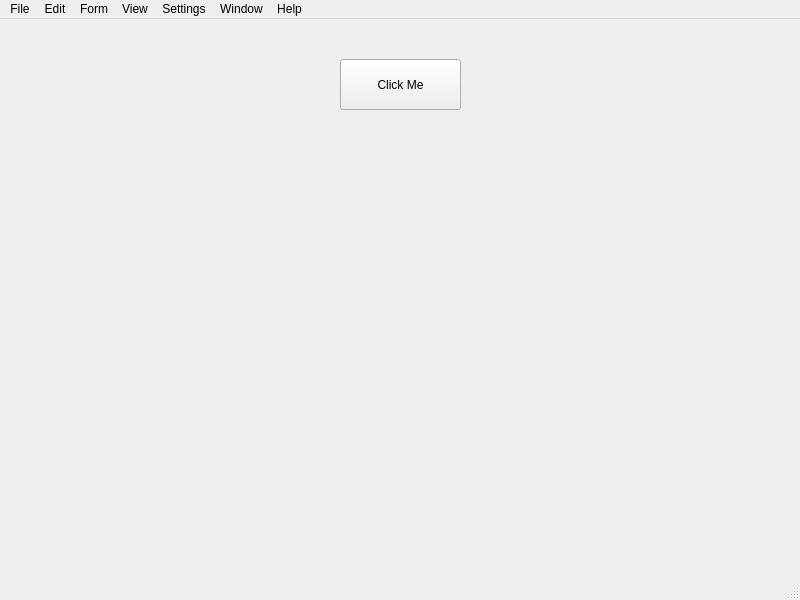
<?xml version="1.0" encoding="UTF-8"?>
<ui version="4.0">
 <class>MainWindow</class>
 <widget class="QMainWindow" name="MainWindow">
  <property name="geometry">
   <rect>
    <x>0</x>
    <y>0</y>
    <width>800</width>
    <height>600</height>
   </rect>
  </property>
  <property name="windowTitle">
   <string>MainWindow</string>
  </property>
  <widget class="QWidget" name="centralwidget">
   <widget class="QPushButton" name="pushButton">
    <property name="geometry">
     <rect>
      <x>340</x>
      <y>40</y>
      <width>121</width>
      <height>51</height>
     </rect>
    </property>
    <property name="text">
     <string>Click Me</string>
    </property>
   </widget>
  </widget>
  <widget class="QMenuBar" name="menubar">
   <property name="geometry">
    <rect>
     <x>0</x>
     <y>0</y>
     <width>800</width>
     <height>24</height>
    </rect>
   </property>
   <widget class="QMenu" name="menuFile">
    <property name="title">
     <string>File</string>
    </property>
    <addaction name="actionNew"/>
    <addaction name="actionOpen"/>
    <addaction name="actionOpen_with_Folder"/>
    <addaction name="actionSave"/>
    <addaction name="actionSave_as"/>
    <addaction name="actionSave_all"/>
   </widget>
   <widget class="QMenu" name="menuEdit">
    <property name="title">
     <string>Edit</string>
    </property>
   </widget>
   <widget class="QMenu" name="menuForm">
    <property name="title">
     <string>Form</string>
    </property>
   </widget>
   <widget class="QMenu" name="menuView">
    <property name="title">
     <string>View</string>
    </property>
   </widget>
   <widget class="QMenu" name="menuSettings">
    <property name="title">
     <string>Settings</string>
    </property>
   </widget>
   <widget class="QMenu" name="menuWindow">
    <property name="title">
     <string>Window</string>
    </property>
   </widget>
   <widget class="QMenu" name="menuHelp">
    <property name="title">
     <string>Help</string>
    </property>
   </widget>
   <addaction name="menuFile"/>
   <addaction name="menuEdit"/>
   <addaction name="menuForm"/>
   <addaction name="menuView"/>
   <addaction name="menuSettings"/>
   <addaction name="menuWindow"/>
   <addaction name="menuHelp"/>
  </widget>
  <widget class="QStatusBar" name="statusbar"/>
  <action name="actionNew">
   <property name="text">
    <string>New</string>
   </property>
  </action>
  <action name="actionOpen">
   <property name="text">
    <string>Open</string>
   </property>
  </action>
  <action name="actionOpen_with_Folder">
   <property name="text">
    <string>Open with Folder</string>
   </property>
  </action>
  <action name="actionSave">
   <property name="text">
    <string>Save</string>
   </property>
  </action>
  <action name="actionSave_as">
   <property name="text">
    <string>Save as</string>
   </property>
  </action>
  <action name="actionSave_all">
   <property name="text">
    <string>Save all</string>
   </property>
  </action>
 </widget>
 <resources/>
 <connections/>
</ui>
